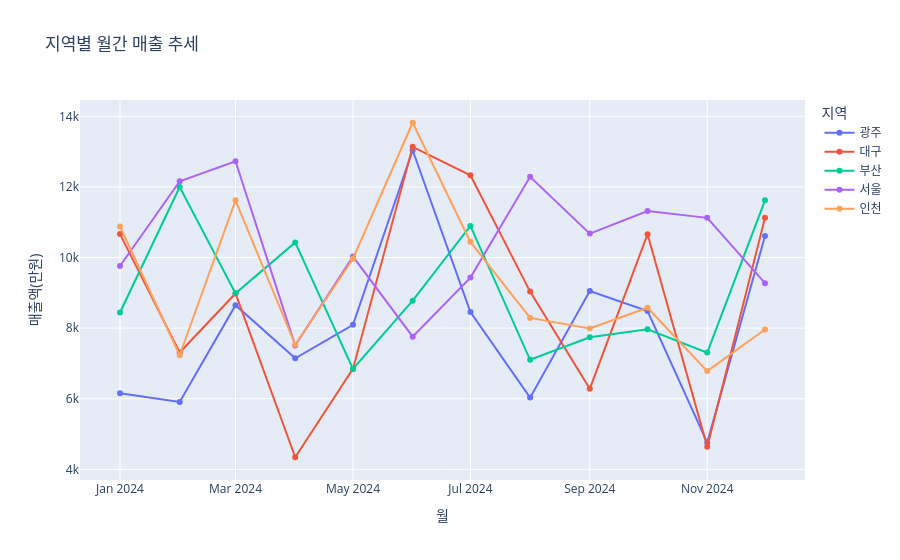

Notebook source saved alongside this figure:
### Code cell
# 월별 + 지역별 총 매출 현황
df['month'] = df['date'].dt.strftime('%Y-%m')
df_month_region = df.groupby(['month', 'region'])['sales'].sum().reset_index()
df_month_region

# plotly 그래프
fig = px.line(
  df_month_region,
  x='month',
  y='sales',
  color='region',
  title='지역별 월간 매출 추세',
  markers=True
)

fig.update_layout(
  xaxis_title='월',
  yaxis_title='매출액(만원)',
  legend_title='지역'
)

fig.show()

### Figure 1 — Plotly figure (JSON) as saved in the notebook; plotly's stock layout.template omitted (floating-point values rounded to 4 significant figures)
{"data": [{"hovertemplate": "region=광주<br>month=%{x}<br>sales=%{y}<extra></extra>", "legendgroup": "광주", "line": {"color": "#636efa", "dash": "solid"}, "marker": {"symbol": "circle"}, "mode": "lines+markers", "name": "광주", "orientation": "v", "showlegend": true, "type": "scatter", "x": ["2024-01", "2024-02", "2024-03", "2024-04", "2024-05", "2024-06", "2024-07", "2024-08", "2024-09", "2024-10", "2024-11", "2024-12"], "xaxis": "x", "y": [6154, 5908, 8651, 7147, 8096, 13039, 8455, 6032, 9051, 8485, 4757, 10609], "yaxis": "y"}, {"hovertemplate": "region=대구<br>month=%{x}<br>sales=%{y}<extra></extra>", "legendgroup": "대구", "line": {"color": "#EF553B", "dash": "solid"}, "marker": {"symbol": "circle"}, "mode": "lines+markers", "name": "대구", "orientation": "v", "showlegend": true, "type": "scatter", "x": ["2024-01", "2024-02", "2024-03", "2024-04", "2024-05", "2024-06", "2024-07", "2024-08", "2024-09", "2024-10", "2024-11", "2024-12"], "xaxis": "x", "y": [10664, 7310, 8983, 4343, 6846, 13135, 12331, 9035, 6282, 10662, 4637, 11127], "yaxis": "y"}, {"hovertemplate": "region=부산<br>month=%{x}<br>sales=%{y}<extra></extra>", "legendgroup": "부산", "line": {"color": "#00cc96", "dash": "solid"}, "marker": {"symbol": "circle"}, "mode": "lines+markers", "name": "부산", "orientation": "v", "showlegend": true, "type": "scatter", "x": ["2024-01", "2024-02", "2024-03", "2024-04", "2024-05", "2024-06", "2024-07", "2024-08", "2024-09", "2024-10", "2024-11", "2024-12"], "xaxis": "x", "y": [8443, 11998, 8985, 10429, 6845, 8777, 10895, 7103, 7742, 7968, 7307, 11622], "yaxis": "y"}, {"hovertemplate": "region=서울<br>month=%{x}<br>sales=%{y}<extra></extra>", "legendgroup": "서울", "line": {"color": "#ab63fa", "dash": "solid"}, "marker": {"symbol": "circle"}, "mode": "lines+markers", "name": "서울", "orientation": "v", "showlegend": true, "type": "scatter", "x": ["2024-01", "2024-02", "2024-03", "2024-04", "2024-05", "2024-06", "2024-07", "2024-08", "2024-09", "2024-10", "2024-11", "2024-12"], "xaxis": "x", "y": [9761, 12161, 12727, 7511, 10027, 7758, 9432, 12288, 10678, 11317, 11124, 9275], "yaxis": "y"}, {"hovertemplate": "region=인천<br>month=%{x}<br>sales=%{y}<extra></extra>", "legendgroup": "인천", "line": {"color": "#FFA15A", "dash": "solid"}, "marker": {"symbol": "circle"}, "mode": "lines+markers", "name": "인천", "orientation": "v", "showlegend": true, "type": "scatter", "x": ["2024-01", "2024-02", "2024-03", "2024-04", "2024-05", "2024-06", "2024-07", "2024-08", "2024-09", "2024-10", "2024-11", "2024-12"], "xaxis": "x", "y": [10880, 7232, 11620, 7530, 9966, 13818, 10444, 8290, 7993, 8578, 6784, 7963], "yaxis": "y"}], "layout": {"legend": {"title": {"text": "지역"}, "tracegroupgap": 0}, "title": {"text": "지역별 월간 매출 추세"}, "xaxis": {"anchor": "y", "domain": [0, 1], "title": {"text": "월"}}, "yaxis": {"anchor": "x", "domain": [0, 1], "title": {"text": "매출액(만원)"}}}}
